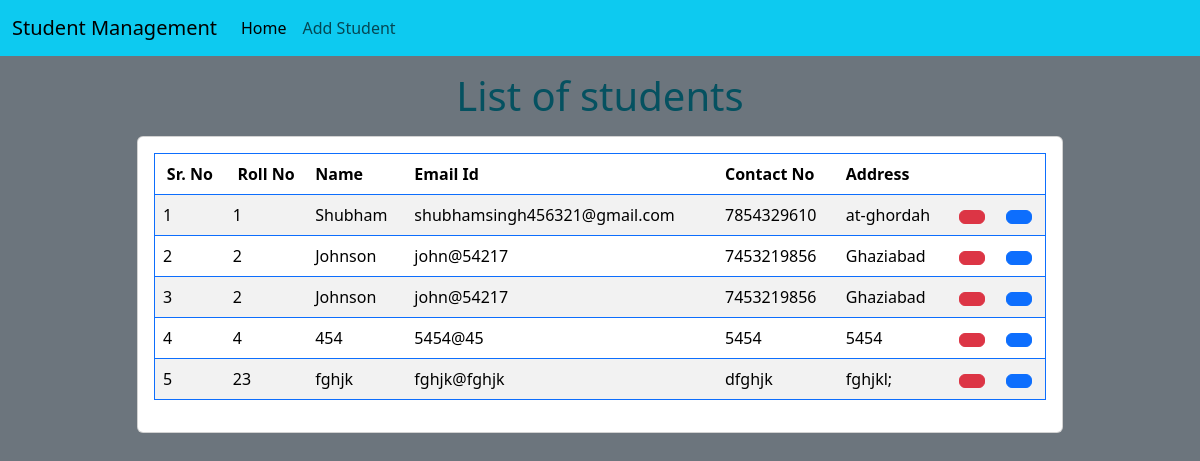
Before: / with the older database file.
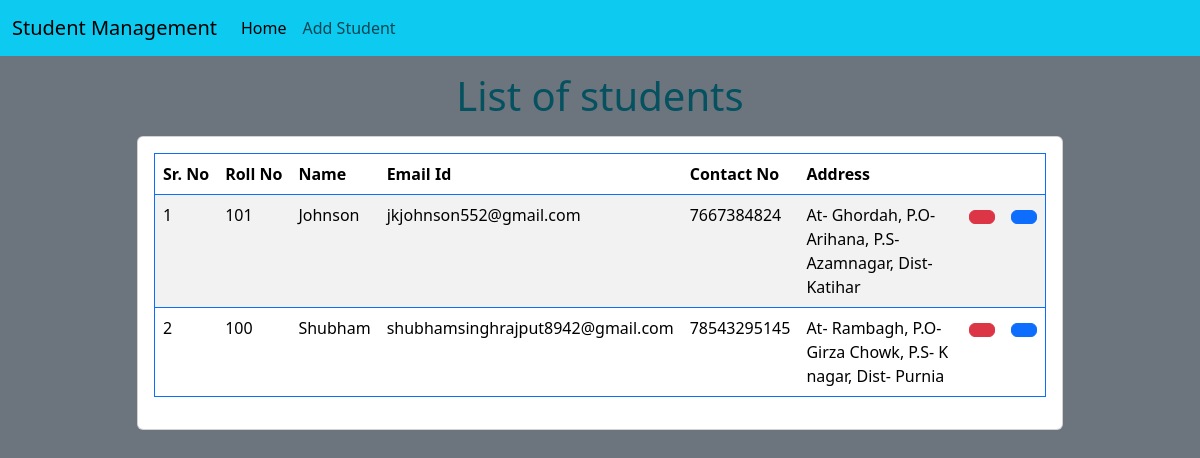
After: the same page with the newer database file.
### std/models.py (models this page shows)
class Student(models.Model):
    roll=models.CharField(max_length=3)
    name=models.CharField(max_length=50)
    email=models.CharField(max_length=50)
    contact=models.CharField(max_length=13)
    address=models.CharField(max_length=300)

### std/views.py (the view)
# urls.py: path("",home),
def home(request):
    std=Student.objects.all()
    return render(request,"std/home.html",{'std':std})

### std/templates/std/home.html (shortened to what this page needs)
<!DOCTYPE html>
<html lang="en">
<head>
    <link href="https://cdn.jsdelivr.net/npm/bootstrap@5.3.1/dist/css/bootstrap.min.css" rel="stylesheet">
    <link href="https://cdn.jsdelivr.net/npm/remixicon@3.5.0/fonts/remixicon.css" rel="stylesheet">
</head>
<body class="bg-secondary">
 {% include 'std/navbar.html'  %}
    <h1 class="text-center my-3 text-info-emphasis">List of students</h1>
    <div class="container ">
        <div class="row">
            <div class="col-md-10 offset-md-1">
                <div class="card">
                    <div class="card-body">
                        <table class="table table-striped table-hover ">
                            <thead>
                                <tr class="border border-primary">
                                    <th class="text-nowrap text-center">Sr. No</th>
                                    <th class="text-nowrap text-center">Roll No</th>
                                    <th>Name</th>
                                    <th>Email Id</th>
                                    <th>Contact No</th>
                                    <th>Address</th>
                                </tr>
                            </thead>
                            <tbody>
                                {% for s in std  %}
                                <tr class="border border-primary">
                                    <td>{{forloop.counter}}</td>
                                    <td>{{s.roll}}</td>
                                    <td>{{s.name}}</td>
                                    <td>{{s.email}}</td>
                                    <td>{{s.contact}}</td>
                                    <td>{{s.address}}</td>
                                    <td>
                                        <a href="delete-std/{{s.id}}" class="btn btn-danger md-sm"></a>
                                    </td>
                                    <td>
                                        <a href="edit-std/{{s.id}}" class="btn btn-primary md-sm"></i></a>
                                    </td>
                                </tr>
                                {% endfor %}
                            </tbody>
                        </table>
                    </div>
                </div>
            </div>
        </div>
    </div>
</body>
</html>

### std/templates/std/navbar.html (shortened to what this page needs)
<nav class="navbar navbar-expand-lg bg-info">
    <div class="container-fluid">
      <a class="navbar-brand" href="/">Student Management</a>
      <div class="collapse navbar-collapse" id="navbarNavAltMarkup">
        <div class="navbar-nav">
          <a class="nav-link active" aria-current="page" href="#">Home</a>
          <a class="nav-link" href="add-std">Add Student</a>
        </div>
      </div>
    </div>
  </nav>

Changed rows visible on the page:
removed Student: roll "1", name "Shubham", email "shubhamsingh456321@gmail.com", contact "7854329610", address "at-ghordah"
removed Student: roll "2", name "Johnson", email "john@54217", contact "7453219856", address "Ghaziabad"
removed Student: roll "2", name "Johnson", email "john@54217", contact "7453219856", address "Ghaziabad"
removed Student: roll "4", name "454", email "5454@45", contact "5454", address "5454"
removed Student: roll "23", name "fghjk", email "fghjk@fghjk", contact "dfghjk", address "fghjkl;"
added Student: roll "101", name "Johnson", email "jkjohnson552@gmail.com", contact "7667384824", address "At- Ghordah, P.O- Arihana, P.S- Azamnagar, Dist- Katihar"
added Student: roll "100", name "Shubham", email "shubhamsinghrajput8942@gmail.com", contact "78543295145", address "At- Rambagh, P.O- Girza Chowk, P.S- K nagar, Dist- Purnia"
